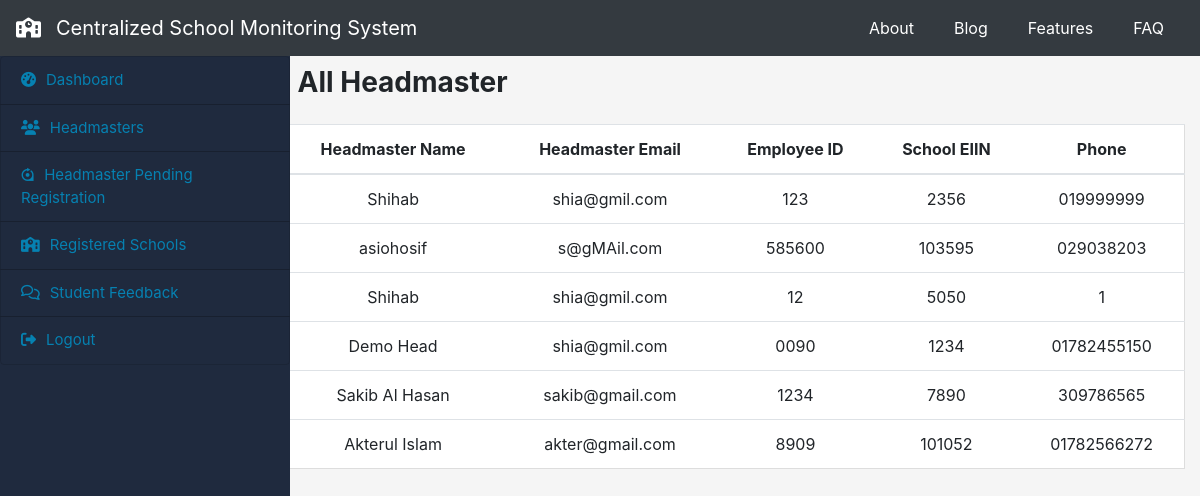
Page /allheadmaster on the earlier database version.
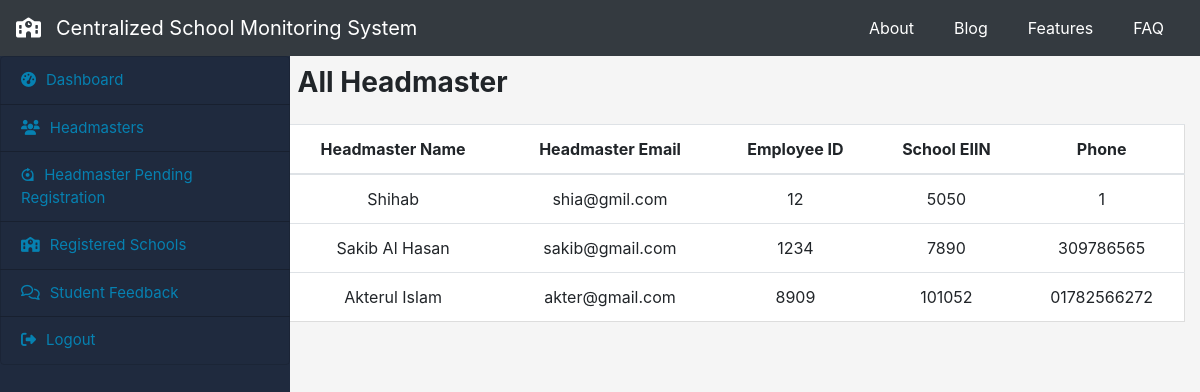
Same page on the later database version.
### initapp/models.py (models this page shows, shortened)
class headmaster_account(models.Model):
    h_fullname = models.CharField(max_length=100, blank=False, null=False)
    h_email = models.CharField(max_length=100, blank=False, null=False)
    h_empid = models.CharField(max_length=100, primary_key=True)
    h_pass = models.CharField(max_length=50, blank=False, null=False)
    h_phone = models.CharField(max_length=50, blank=False, null=False)
    sch_eiin = models.CharField(
        max_length=25, blank=False, null=False, default=None)

### officer/views.py (the view)
# urls.py: path('allheadmaster', views.allheadmasters, name="allheadmasters"),
def allheadmasters(request):
    obj = headmaster_account.objects.all()
    return render(request, 'allheadmaster.html', {'headmasters': obj})

### officer/templates/allheadmaster.html (shortened to what this page needs)
{% extends 'o_base.html' %}
{% block content %}
<div>
    <h3 class="font-weight-bold mb-4">All Headmaster</h3>
</div>
<div class="row head_verify">
    <table class="table">
        <thead>
            <tr>
                <th scope="col">Headmaster Name</th>
                <th scope="col">Headmaster Email</th>
                <th scope="col">Employee ID</th>
                <th scope="col">School EIIN</th>
                <th scope="col">Phone</th>
            </tr>
        </thead>
        <tbody>
            {% for head in headmasters %}
            <tr>
                <td>{{ head.h_fullname }}</td>
                <td>{{ head.h_email}}</td>
                <td>{{ head.h_empid }}</td>
                <td>{{ head.sch_eiin}}</td>
                <td> {{ head.h_phone}}</td>
            </tr>
            {% endfor %}
        </tbody>
    </table>
</div>
{% endblock %}

Differences in the rows shown:
removed headmaster_account: h_fullname "Shihab", h_email "shia@gmil.com", h_empid "123", sch_eiin "2356", h_phone "019999999"
removed headmaster_account: h_fullname "asiohosif", h_email "s@gMAil.com", h_empid "585600", sch_eiin "103595", h_phone "029038203"
removed headmaster_account: h_fullname "Demo Head", h_email "shia@gmil.com", h_empid "0090", sch_eiin "1234", h_phone "01782455150"
